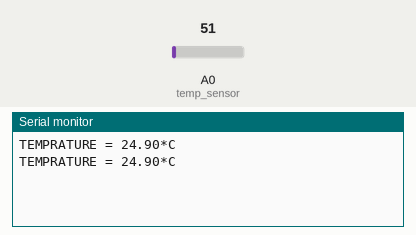
A sketch run on a simulated Arduino Uno, built with avr-gcc and run on an emulated ATmega328P. Shown: the last lines printed to the serial monitor. The inputs (shaded band) are chosen by the test bench; at power-on: A0 (temp_sensor) = 51.

Above: at 2.8 s.
2.9 s: A0 (temp_sensor) set to 61
At 3.3 s:
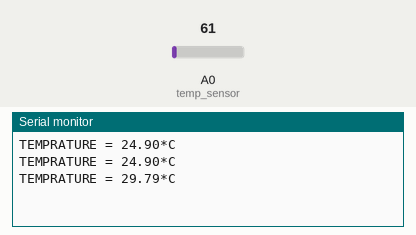
4.4 s: A0 (temp_sensor) set to 71
At 5.8 s:
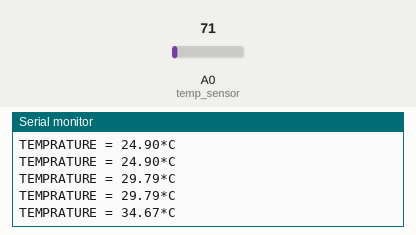
Timing chart, 0 to 7.4 s (numbered marks = the images above; inputs shaded):
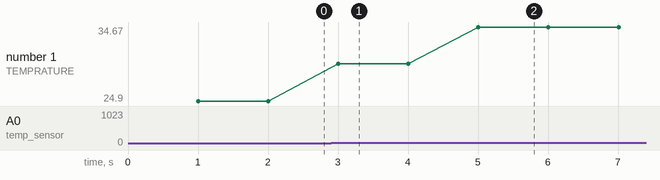

The sketch:

temp_lm35_millis.ino
```cpp
int temp_sensor= A0;
int temp_reading;
long previousMillis_temp=0;
long interval_temp =1000;
void setup() {
  // put your setup code here, to run once:
  Serial.begin(9600);

}

void loop() {
  // put your main code here, to run repeatedly:
       unsigned long currentMillis = millis();

if(currentMillis - previousMillis_temp > interval_temp) {
        previousMillis_temp = currentMillis;
        temp_reading=analogRead (temp_sensor);
        float mv = (temp_reading/1024.0)*5000;
        float cel = mv/10;
        float farh = (cel*9)/5 + 32;
        Serial.print("TEMPRATURE = ");
        Serial.print(cel);
        Serial.print("*C");
        Serial.println();
  }
}
```

Measured:
- after the input at 2.9 s, the serial monitor: prints a new line after 0.10 s (image 1)
- after the input at 4.4 s, the serial monitor: prints a new line after 0.61 s (image 2)
- plotted number 1: 24.9 → 29.79 after the input at 2.9 s, 29.79 → 34.67 after the input at 4.4 s
